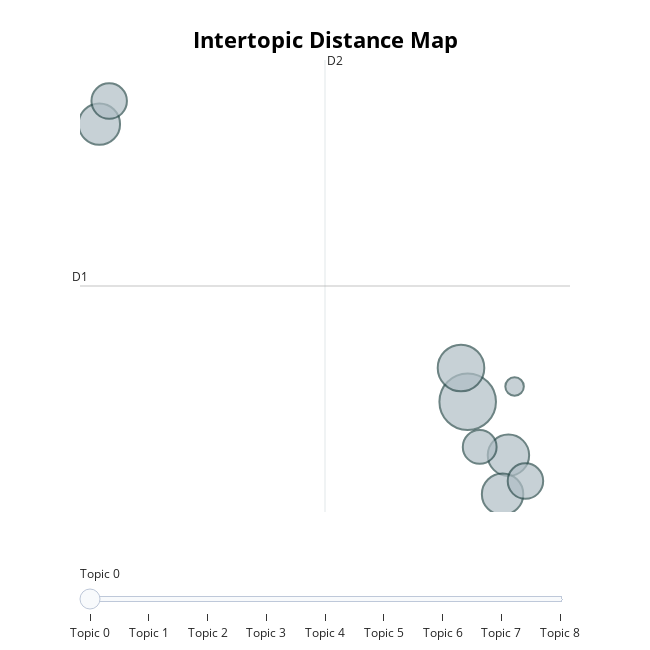

Notebook code cell kept with this figure:
### Code cell
topic_model.visualize_topics()

### Figure 1 — Plotly figure (JSON) as saved in the notebook; plotly's stock layout.template omitted (floating-point values rounded to 4 significant figures)
{"data": [{"customdata": [[0, "nc | congress | central | krishna | president", 28], [1, "hor | parliament | house | peace | justice", 19], [2, "road | sector | dahal | pm | transport", 15], [3, "uml | ministers | bhandari | president | nc", 15], [4, "china | foreign | shrestha | visit | chinese", 15], [5, "land | maoist | shrestha | martyrs | center", 11], [6, "foreign | ambassador | shrestha | russian | india", 11], [7, "dahal | president | parliamentary | ipu | chairman", 10], [8, "yadav | kumar | raut | jsp | justice", 3]], "hovertemplate": "<b>Topic %{customdata[0]}</b><br>%{customdata[1]}<br>Size: %{customdata[2]}", "legendgroup": "", "marker": {"color": "#B0BEC5", "line": {"color": "DarkSlateGrey", "width": 2}, "size": [28, 19, 15, 15, 15, 11, 11, 10, 3], "sizemode": "area", "sizeref": 0.0175, "symbol": "circle"}, "mode": "markers", "name": "", "orientation": "v", "showlegend": false, "type": "scatter", "x": [8.134, 7.907, 9.519, 9.32, -4.388, 10.1, -4.053, 8.542, 9.728], "xaxis": "x", "y": [-0.3885, 0.1013, -1.164, -1.728, 3.64, -1.539, 3.974, -1.043, -0.167], "yaxis": "y"}], "layout": {"annotations": [{"showarrow": false, "text": "D1", "x": -5.046, "y": 1.291, "yshift": 10}, {"showarrow": false, "text": "D2", "x": 3.283, "xshift": 10, "y": 4.57}], "height": 650, "hoverlabel": {"bgcolor": "white", "font": {"family": "Rockwell", "size": 16}}, "legend": {"itemsizing": "constant", "tracegroupgap": 0}, "margin": {"t": 60}, "shapes": [{"line": {"color": "#CFD8DC", "width": 2}, "type": "line", "x0": 3.283, "x1": 3.283, "y0": -1.988, "y1": 4.57}, {"line": {"color": "#9E9E9E", "width": 2}, "type": "line", "x0": -5.046, "x1": 11.61, "y0": 1.291, "y1": 1.291}], "sliders": [{"active": 0, "pad": {"t": 50}, "steps": [{"args": [{"marker.color": [["red", "#B0BEC5", "#B0BEC5", "#B0BEC5", "#B0BEC5", "#B0BEC5", "#B0BEC5", "#B0BEC5", "#B0BEC5"]]}], "label": "Topic 0", "method": "update"}, {"args": [{"marker.color": [["#B0BEC5", "red", "#B0BEC5", "#B0BEC5", "#B0BEC5", "#B0BEC5", "#B0BEC5", "#B0BEC5", "#B0BEC5"]]}], "label": "Topic 1", "method": "update"}, {"args": [{"marker.color": [["#B0BEC5", "#B0BEC5", "red", "#B0BEC5", "#B0BEC5", "#B0BEC5", "#B0BEC5", "#B0BEC5", "#B0BEC5"]]}], "label": "Topic 2", "method": "update"}, {"args": [{"marker.color": [["#B0BEC5", "#B0BEC5", "#B0BEC5", "red", "#B0BEC5", "#B0BEC5", "#B0BEC5", "#B0BEC5", "#B0BEC5"]]}], "label": "Topic 3", "method": "update"}, {"args": [{"marker.color": [["#B0BEC5", "#B0BEC5", "#B0BEC5", "#B0BEC5", "red", "#B0BEC5", "#B0BEC5", "#B0BEC5", "#B0BEC5"]]}], "label": "Topic 4", "method": "update"}, {"args": [{"marker.color": [["#B0BEC5", "#B0BEC5", "#B0BEC5", "#B0BEC5", "#B0BEC5", "red", "#B0BEC5", "#B0BEC5", "#B0BEC5"]]}], "label": "Topic 5", "method": "update"}, {"args": [{"marker.color": [["#B0BEC5", "#B0BEC5", "#B0BEC5", "#B0BEC5", "#B0BEC5", "#B0BEC5", "red", "#B0BEC5", "#B0BEC5"]]}], "label": "Topic 6", "method": "update"}, {"args": [{"marker.color": [["#B0BEC5", "#B0BEC5", "#B0BEC5", "#B0BEC5", "#B0BEC5", "#B0BEC5", "#B0BEC5", "red", "#B0BEC5"]]}], "label": "Topic 7", "method": "update"}, {"args": [{"marker.color": [["#B0BEC5", "#B0BEC5", "#B0BEC5", "#B0BEC5", "#B0BEC5", "#B0BEC5", "#B0BEC5", "#B0BEC5", "red"]]}], "label": "Topic 8", "method": "update"}]}], "title": {"font": {"color": "Black", "size": 22}, "text": "<b>Intertopic Distance Map</b>", "x": 0.5, "xanchor": "center", "y": 0.95, "yanchor": "top"}, "width": 650, "xaxis": {"anchor": "y", "domain": [0, 1], "range": [-5.046, 11.61], "title": {"text": ""}, "visible": false}, "yaxis": {"anchor": "x", "domain": [0, 1], "range": [-1.988, 4.57], "title": {"text": ""}, "visible": false}}}
